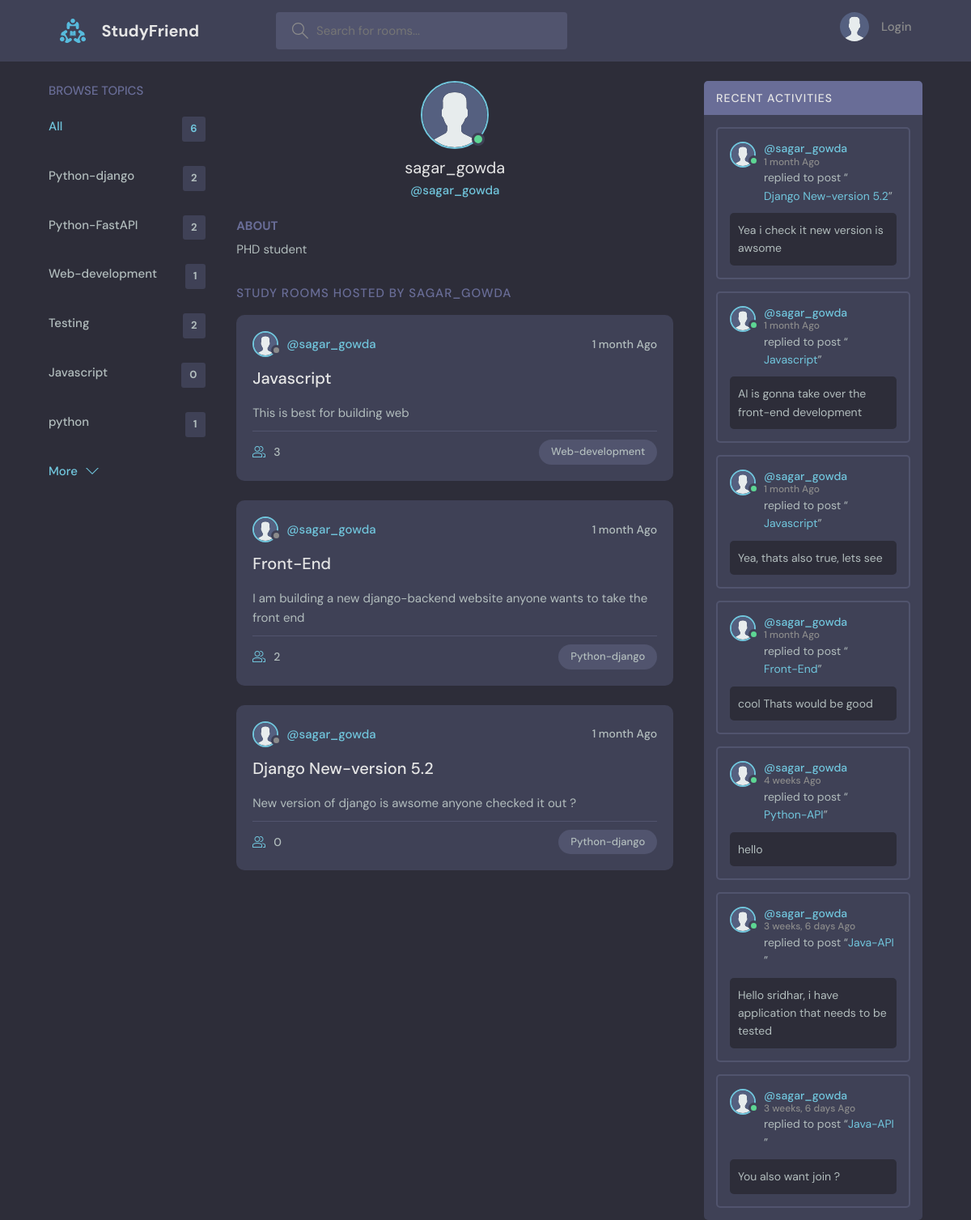
The app's page /profile/1 with its own data.
### basepage/models.py (models this page shows, shortened)
class Topic(models.Model):
    name=models.CharField(max_length=200)
    def __str__(self):
        return self.name

class Profile(models.Model):
    user = models.OneToOneField(User, on_delete=models.CASCADE, related_name='profile')
    bio = models.TextField(blank=True)
    profile_picture = models.ImageField(upload_to='profile_pics/', blank=True)

class Room(models.Model):
    host=models.ForeignKey(User, on_delete=models.SET_NULL,null=True)
    topic=models.ForeignKey(Topic, on_delete=models.SET_NULL,null=True)
    name=models.CharField(max_length=200)
    description=models.TextField(null=True,blank=True)
    participants=models.ManyToManyField(User,related_name='participants',blank=True)
    updated=models.DateTimeField(auto_now=True)
    created=models.DateField(auto_now_add=True)
    class Meta:
        ordering=['-updated','-created']
    def __str__(self):
        return self.name

class Messages(models.Model):
    user=models.ForeignKey(User,on_delete=models.CASCADE)
    room=models.ForeignKey(Room,on_delete=models.CASCADE)
    body=models.TextField()
    updated=models.DateTimeField(auto_now=True)
    created=models.DateField(auto_now_add=True)

### basepage/views.py (the view)
# urls.py: path('profile/<str:pk>',user_profile,name='profile'),
def user_profile(request,pk):
    user=User.objects.get(id=pk)
    rooms=user.room_set.all()
    All_messages=user.messages_set.all()
    topics=Topic.objects.all()
    details=Profile.objects.get(id=pk)
    context={
        'user':user,
        'objects':rooms,
        'Actvities_messages':All_messages,
        'topics':topics,
        'details':details
    }
    return render(request,'basepage/profile.html',context)

### basepage/templates/basepage/profile.html (shortened to what this page needs)
{% extends 'main.html' %}
{% load static %}
{% block content %}
<body>
  <main class="profile-page layout layout--3">
    <div class="container">
      {% include 'basepage/topics_feed.html' %}
      <div class="roomList">
        <div class="profile">
          <div class="profile__avatar">
            <div class="avatar avatar--large active">
              <img src="{% static 'images/avatar.svg' %}" />
            </div>
          </div>
          <div class="profile__info">
            <h3>{{user.username}}</h3>
            <p>@{{user.username}}</p>
          </div>
          <div class="profile__about">
            <h3>About</h3>
            <p>
              {{details.bio}}
            </p>
          </div>
        </div>
        <div class="roomList__header">
          <div>
            <h2>Study Rooms Hosted by {{user.username}}</a>
            </h2>
          </div>
        </div>
         {% include 'basepage/room_feed.html' %}
      </div>
     {% include 'basepage/activties_feed.html' %}
  </main>
</body>
{% endblock %}

### basepage/templates/basepage/topics_feed.html
<div class="topics">
    <div class="topics__header">
      <h2>Browse Topics</h2>
    </div>
    <ul class="topics__list">
      <li>
        <a href="{% url 'Home' %}" class="active">All <span>{{topics.count}}</span></a>
      </li>
      {% for topic in topics %}
      <li>
        <a href="{% url 'Home' %}?q={{topic.name}}">{{topic.name}} <span>{{topic.room_set.all.count}}</span></a>
      </li>
      {% endfor %}
    </ul>
    <a class="btn btn--link" href="topics.html">
      More
      <svg version="1.1" xmlns="http://www.w3.org/2000/svg" width="32" height="32" viewBox="0 0 32 32">
        <title>chevron-down</title>
        <path d="M16 21l-13-13h-3l16 16 16-16h-3l-13 13z"></path>
      </svg>
    </a>
</div>

### basepage/templates/basepage/room_feed.html (shortened to what this page needs)
{% load static %}
<!DOCTYPE html>
<html lang="en">
<head>
</head>
<body>
    {% for object in objects %}
    <div class="roomListRoom">
        <div class="roomListRoom__header">
          <a href="{% url 'profile' object.host.id %}" class="roomListRoom__author">
            <div class="avatar avatar--small">
              <img src="{% static 'images/avatar.svg' %}" />
            </div>
            <span>@{{object.host.username}}</span>
          </a>
          <div class="roomListRoom__actions">
            <span>{{object.updated|timesince}} Ago</span>
          </div>
        </div>
        <div class="roomListRoom__content">
          <a href="details/{{object.id}}">{{object.name}}</a>
          <p>{{object.description}}
          </p>
        </div>
        <div class="roomListRoom__meta">
          <a href="room.html" class="roomListRoom__joined">
            {{object.participants.all.count}}
          </a>
          <p class="roomListRoom__topic">{{object.topic}}</p>
        </div>
      </div>
      {% endfor %}
</body>
</html>

### basepage/templates/basepage/activties_feed.html (shortened to what this page needs)
  {% load static %}
    <div class="activities">
        <div class="activities__header">
          <h2>Recent Activities</h2>
        </div>
        {% for Actvities_message in Actvities_messages %}
        <div class="activities__box">
          <div class="activities__boxHeader roomListRoom__header">
            <a href="{% url 'profile' Actvities_message.user.id %}" class="roomListRoom__author">
              <div class="avatar avatar--small active">
                <img src="{% static 'images/avatar.svg' %}" />
              </div>
              <p>
                @{{Actvities_message.user}}
                <span>{{Actvities_message.updated|timesince}} Ago</span>
              </p>
            </a>
          </div>
          <div class="activities__boxContent">
            <p>replied to post “<a href="{% url 'chatroom' Actvities_message.room.id %}">{{Actvities_message.room}}</a>”</p>
            <div class="activities__boxRoomContent">
                <p>{{Actvities_message.body}}</p>
            </div>
          </div>
        </div>
        {% endfor %}
      </div>
    </div>

### records on screen
Topic: name "Python-django", room_set.all.count "2"
Topic: name "Python-FastAPI", room_set.all.count "2"
Topic: name "Web-development", room_set.all.count "1"
Topic: name "Testing", room_set.all.count "2"
Topic: name "Javascript", room_set.all.count "0"
Topic: name "python", room_set.all.count "1"
Profile: bio "PHD student"
Room: host.username "sagar_gowda", updated "1 month", name "Javascript", description "This is best for building web", participants.all.count "3", topic "Web-development"
Room: host.username "sagar_gowda", updated "1 month", name "Front-End", description "I am building a new django-backend website anyone wants to take the front end", participants.all.count "2", topic "Python-django"
Room: host.username "sagar_gowda", updated "1 month", name "Django New-version 5.2", description "New version of django is awsome anyone checked it out ?", participants.all.count "0", topic "Python-django"
Messages: user "sagar_gowda", updated "1 month", room "Django New-version 5.2", body "Yea i check it new version is awsome"
Messages: user "sagar_gowda", updated "1 month", room "Javascript", body "AI is gonna take over the front-end development"
Messages: user "sagar_gowda", updated "1 month", room "Javascript", body "Yea, thats also true, lets see"
Messages: user "sagar_gowda", updated "1 month", room "Front-End", body "cool Thats would be good"
Messages: user "sagar_gowda", updated "4 weeks", room "Python-API", body "hello"
Messages: user "sagar_gowda", updated "3 weeks, 6 days", room "Java-API", body "Hello sridhar, i have application that needs to be tested"
Messages: user "sagar_gowda", updated "3 weeks, 6 days", room "Java-API", body "You also want join ?"

### other values on screen
{{ topics.count }} "6"
{{ user.username }} "sagar_gowda"
{{ user.username }} "SAGAR_GOWDA"
